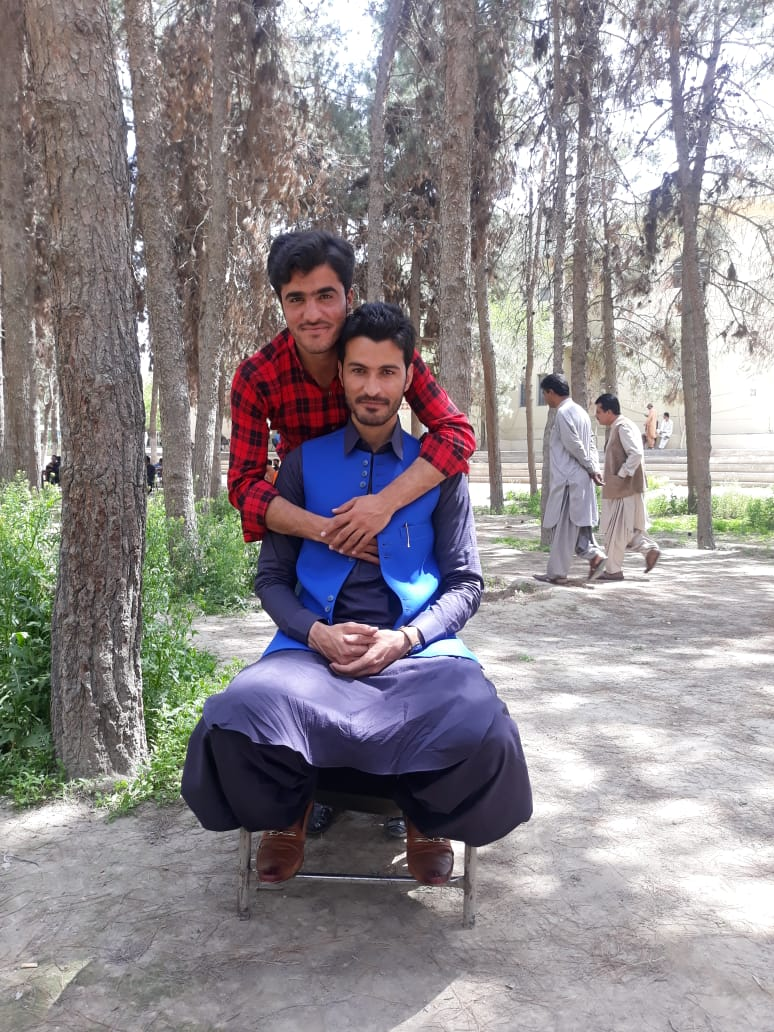
%> input picture IMG-20190422-WA0049.jpg, 774 x 1032 px; its folder holds 5 pictures in this run
$ octave logo.m   (GNU Octave 9; MATLAB toolbox functions it lacks are replaced by stand-ins)
%> lines starting %> are read from the running program, lines starting %| are printed output that depends on the picture
close all;
dd = dir('*.jpg');
for i=1:length(dd)
    A = imread([dd(i).name]);
%> A is the input picture: size 1032x774x3 uint8; mean R, G, B 144.1, 138.3, 141.7
    B = imread('aa.jpg');
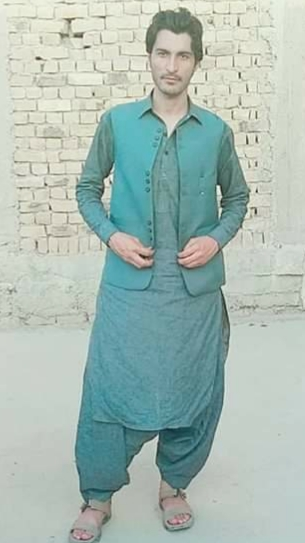
%> input picture aa.jpg, 305 x 543 px
%> B is the input picture: size 543x305x3 uint8; mean R, G, B 167.1, 186.1, 178.9

    %B = imresize(B, [200 200]);
    B = imresize(B, [size(A,1)/8 size(A,1)/8]);
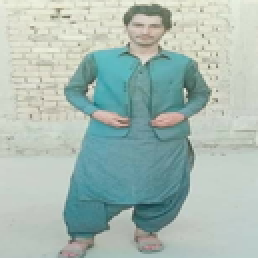
%> B: size 129x129x3 uint8 (shown 2 times larger); mean R, G, B 167.1, 186.1, 178.9
    [r, c, ch] = size(B);
%> r = 129; c = 129; ch = 3
    newImg = A;

    newImg(1:r, 1:c, :) = B;% left top
    newImg(1:r, end-c+1:end, : ) = B;%right top
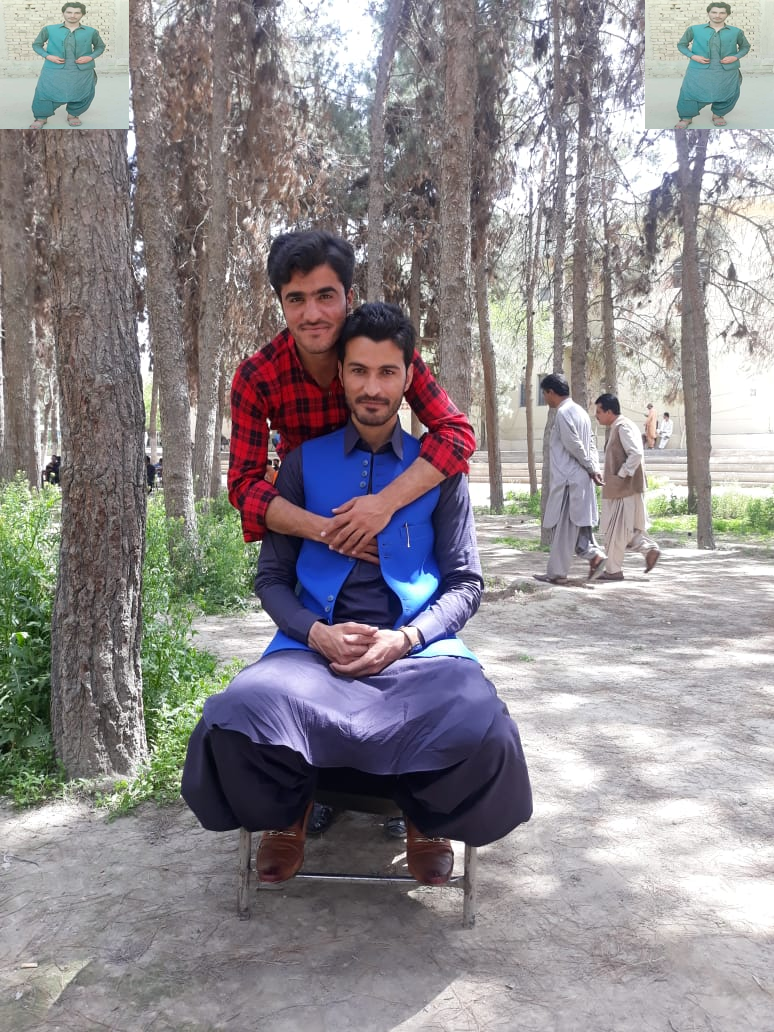
%> newImg: size 1032x774x3 uint8; mean R, G, B 144.3, 139.4, 142.4
%> pass 3 of the loop `for i=1:length(dd)`:
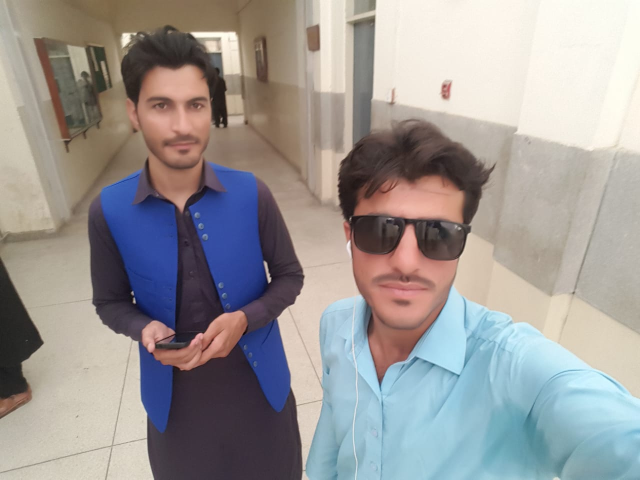
%> input picture bb.jpg, 1280 x 959 px (shown at 1/2 size)
%> A is the input picture: size 959x1280x3 uint8; mean R, G, B 155.1, 151.1, 149.9
%> `B = imresize(B, [size(A,1)/8 size(A,1)/8]);`:
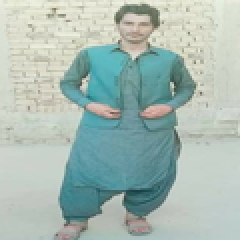
%> B: size 120x120x3 uint8 (shown 2 times larger); mean R, G, B 167.1, 186.1, 178.9
%> `newImg(1:r, end-c+1:end, : ) = B;`:
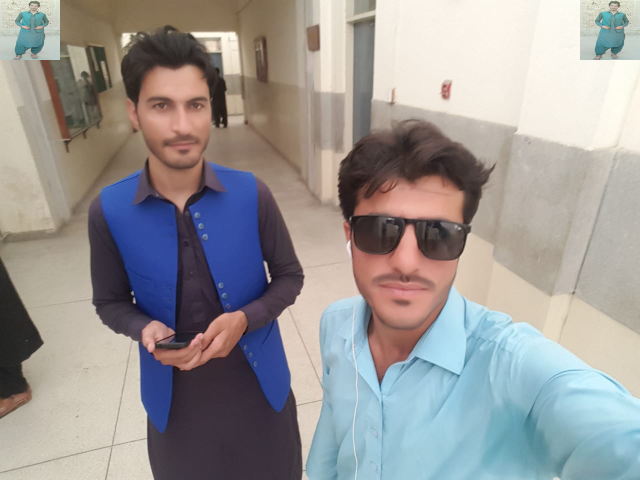
%> newImg: size 959x1280x3 uint8 (shown at 1/2 size); mean R, G, B 154.3, 150.8, 149.8
%> the loop made 5 passes; the first 3 are shown
imshow(newImg);
    pause(0.5);
    imwrite(newImg,['codes/' dd(i).name]);
end
